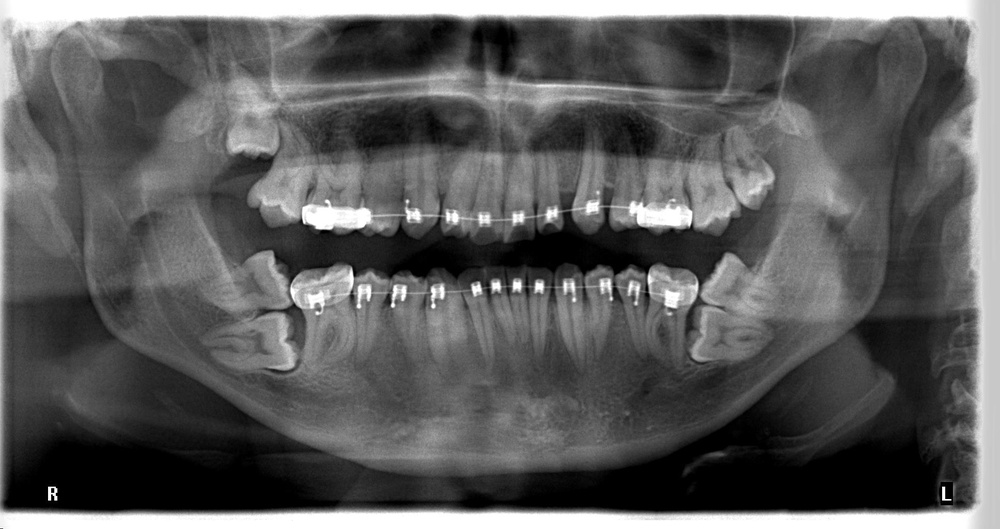
#> input picture db/input/panoramic_X-Ray/0000000111_MANUEL RODRIGUEZ_Panorama_20130419145323.jpg, 1000 x 529 px, shrunk from 1935 x 1024 before the run
$ python get_segmentation_images.py --image 'db/input/panoramic_X-Ray/0000000111_MANUEL RODRIGUEZ_Panorama_20130419145323.jpg'
#> lines starting #> are read from the running program, lines starting #| are printed output that depends on the picture; after the words box and inside, x2 and y2 are one past the last pixel; in counts of white or black regions, pixels touching at a corner belong together
### image_processing/superpixels_cropping.py
import cv2
import glob
import numpy as np
from PIL import Image
import matplotlib.pyplot as plt
from skimage.segmentation import slic
from skimage.segmentation import mark_boundaries
from skimage.util import img_as_float

def cropping(image_path, save_path, n_segments = 6, sigma = 200, start_label = 0, spacing = None):
#> called with n_segments = 9, sigma = 200, start_label = 0
    image = cv2.imread(image_path)
#> image is the input picture: shape (529, 1000, 3); min 0, max 255, mean 92.3
    segments = slic(img_as_float(image), n_segments=n_segments, sigma=sigma, start_label=start_label, spacing=spacing)
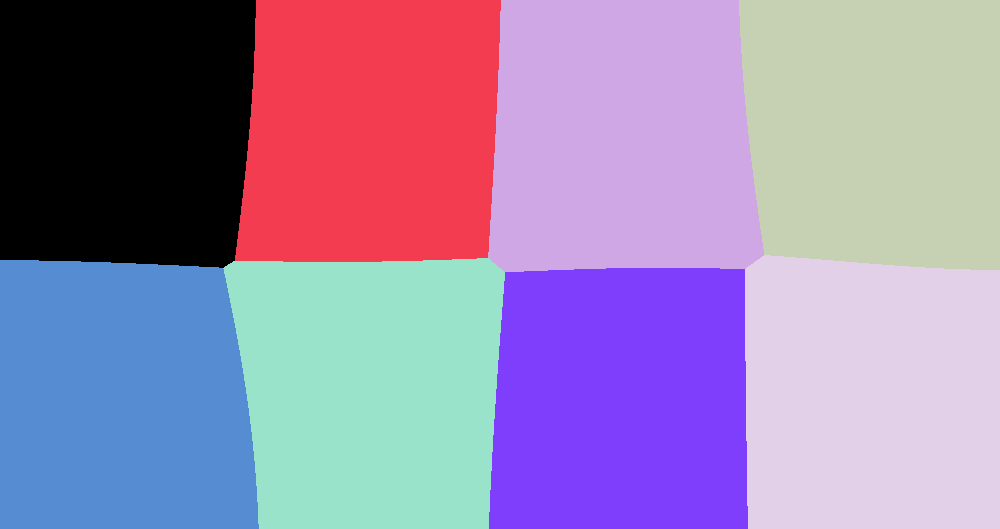
#> segments: shape (529, 1000) int64; 8 distinct labels, from 0 to 7; one colour per label, 0 black

    fig = plt.figure("Superpixels")
    ax = fig.add_subplot(1, 1, 1)
    ax.imshow(mark_boundaries(img_as_float(cv2.cvtColor(image, cv2.COLOR_BGR2RGB)), segments, color=(0,1,0)))

    plt.show()
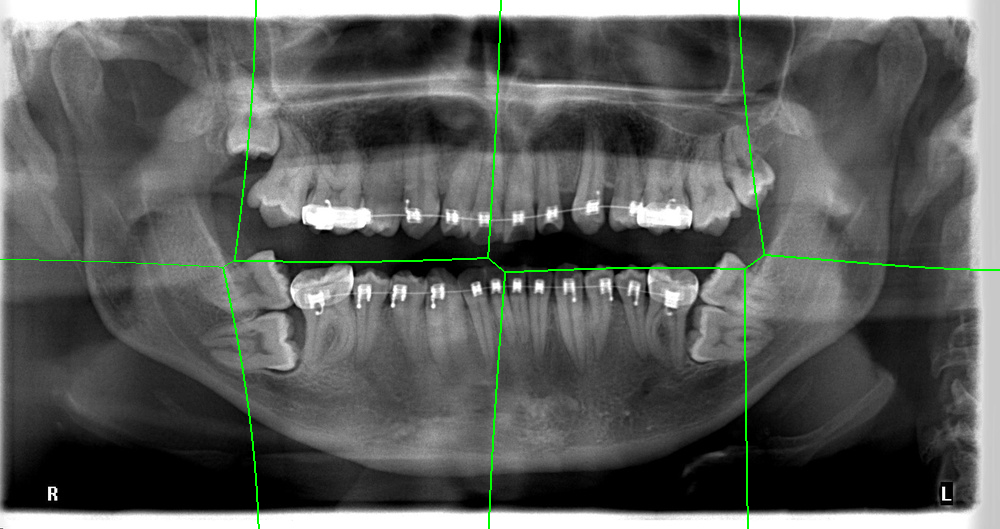
#> shown: shape (529, 1000, 3) float64; mean R, G, B 0.359, 0.368, 0.359

    for (i, segmentation_value) in enumerate(np.unique(segments)):
        print("--> Inspecting segment {}".format(i+1))
        mask = np.zeros(image.shape[:2], dtype="uint8")
        mask[segments == segmentation_value] = 255
        result = cv2.bitwise_and(image, image, mask=mask)

        cv2.imshow('Segmentation', result)
        cv2.imwrite('{}segmentation_mask_{}.png'.format(save_path,i+1), result)
        cv2.waitKey()
#> this loop made 8 passes
#| --> Inspecting segment 1
#| --> Inspecting segment 2
#| --> Inspecting segment 3
#| --> Inspecting segment 4
#| --> Inspecting segment 5
#| --> Inspecting segment 6
#| --> Inspecting segment 7
#| --> Inspecting segment 8
#> pass 1, in cropping, `result = cv2.bitwise_and(image, image, mask=mask)`:
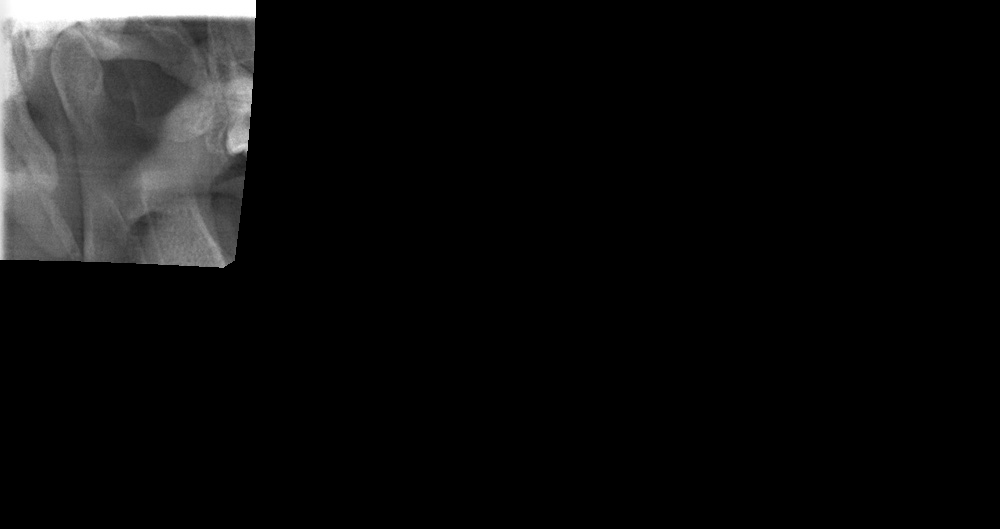
#> result: shape (529, 1000, 3); min 0, max 255, mean 14.1
#> pass 2, in cropping, `result = cv2.bitwise_and(image, image, mask=mask)`:
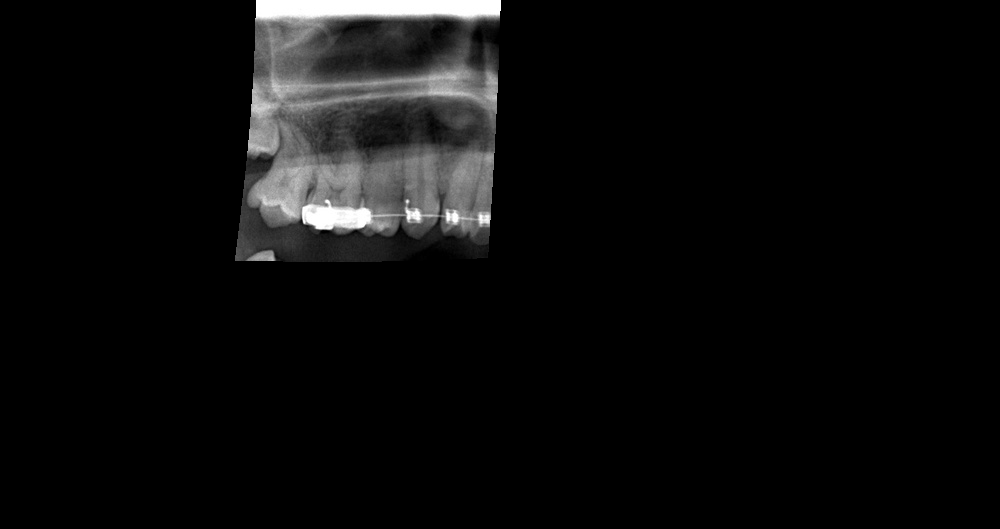
#> result: shape (529, 1000, 3); min 0, max 255, mean 12.1
#> pass 3, in cropping, `result = cv2.bitwise_and(image, image, mask=mask)`:
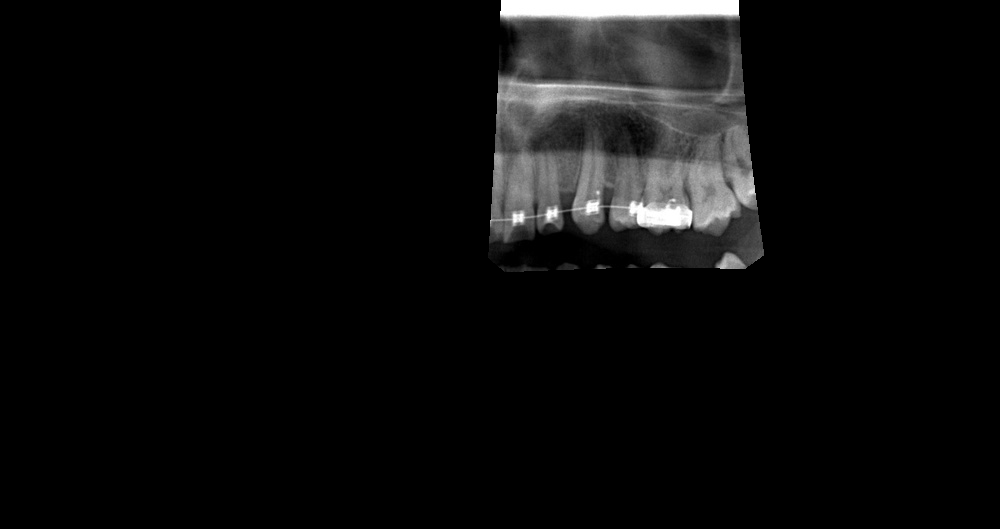
#> result: shape (529, 1000, 3); min 0, max 255, mean 12
#> after the loop:
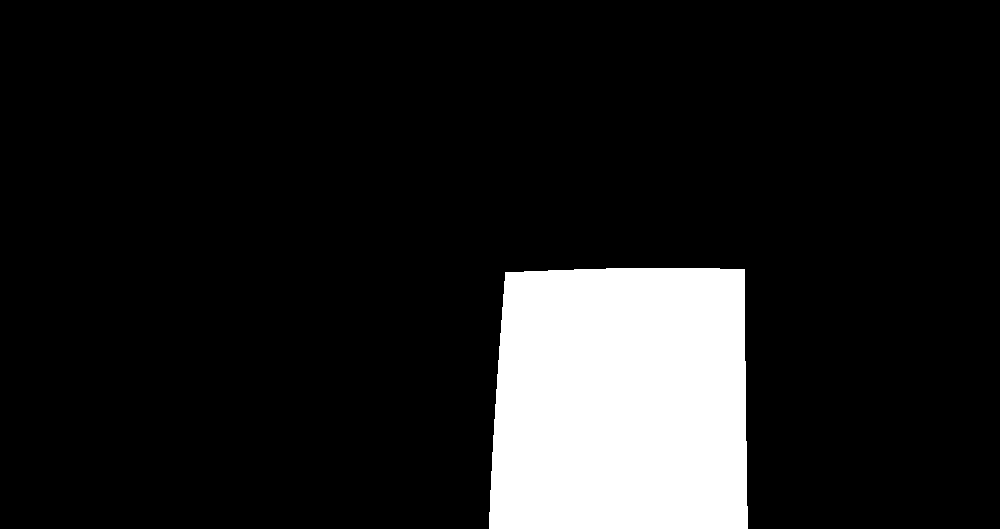
#> mask: shape (529, 1000); 12.3% white; 1 white region, box (x1, y1, x2, y2) and area: (489, 268, 748, 529) 64939

    return


# [50 lines left out: functions remove_mask, stack_plot_cropped_img_in_full_img, plot_cropped_img_in_full_img, not called in this run]

### get_segmentation_images.py
import argparse
from image_processing import superpixels_cropping

ap = argparse.ArgumentParser()
ap.add_argument('-i', '--image', required=True, help='Path to the image')
args = vars(ap.parse_args())

superpixels_cropping.cropping(args['image'], 'db/output/segmentation_cropped/img_with_mask/', n_segments=9, sigma=200)

$ run again, on db/input/panoramic_X-Ray/0000007649_DOLORES DELROCIO ROCHA_Panorama_20150629121209.jpg
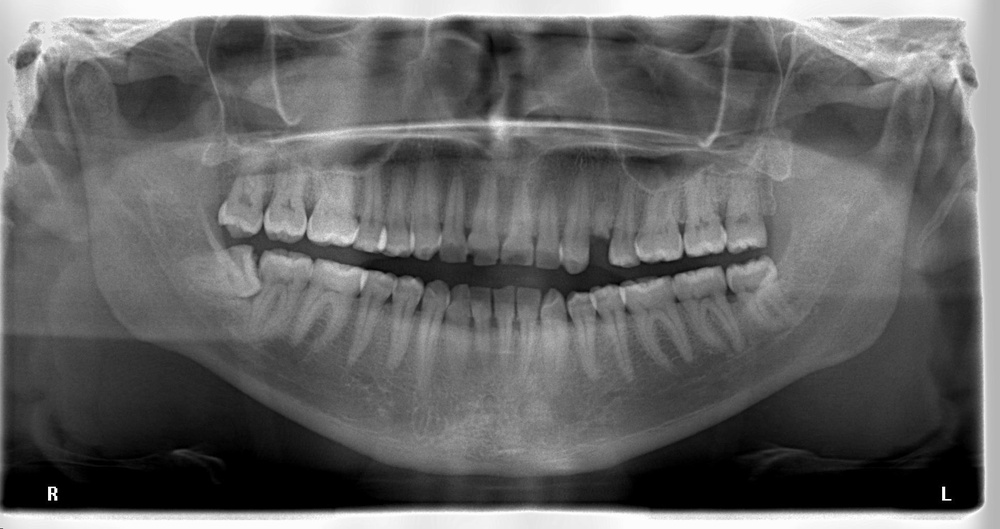
#> input picture db/input/panoramic_X-Ray/0000007649_DOLORES DELROCIO ROCHA_Panorama_20150629121209.jpg, 1000 x 529 px, shrunk from 1935 x 1024 before the run
#> in cropping, image is the input picture: shape (529, 1000, 3); min 0, max 255, mean 101.3
#> in cropping, `segments = slic(img_as_float(image), n_segments=n_segments, sigma=sigm..`:
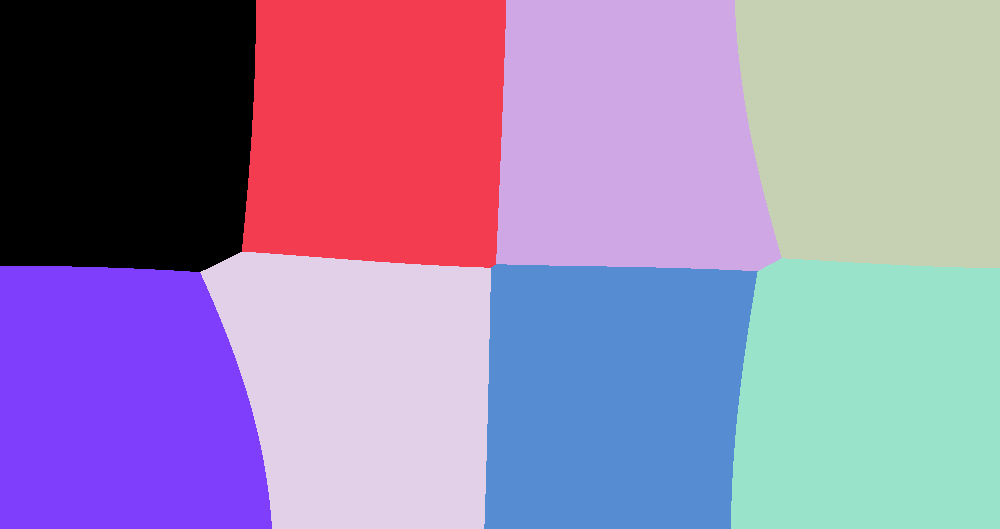
#> segments: shape (529, 1000) int64; 8 distinct labels, from 0 to 7; one colour per label, 0 black
#> the loop in cropping, `for (i, segmentation_value) in enumerate(np.unique(segments)):` made 8 passes
#| --> Inspecting segment 1
#| --> Inspecting segment 2
#| --> Inspecting segment 3
#| --> Inspecting segment 4
#| --> Inspecting segment 5
#> (further printed lines are left out)
#> after the loop in cropping, `for (i, segmentation_value) in enumerate(np.unique(segments)):`:
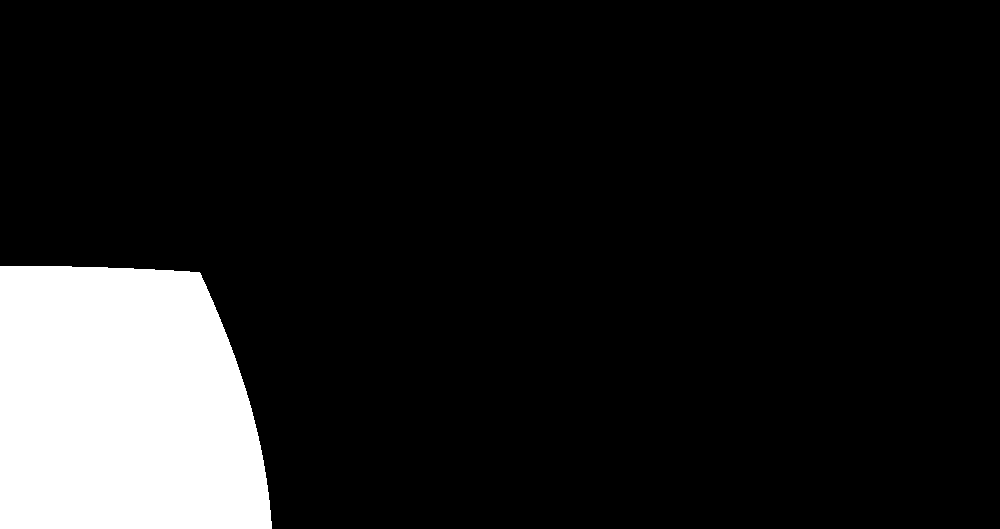
#> mask: shape (529, 1000); 12% white; 1 white region, box (x1, y1, x2, y2) and area: (0, 266, 272, 529) 63730

$ run again, on db/input/panoramic_X-Ray/0000007900_RUBEN DAVALOS_Panorama_20150811115113.jpg
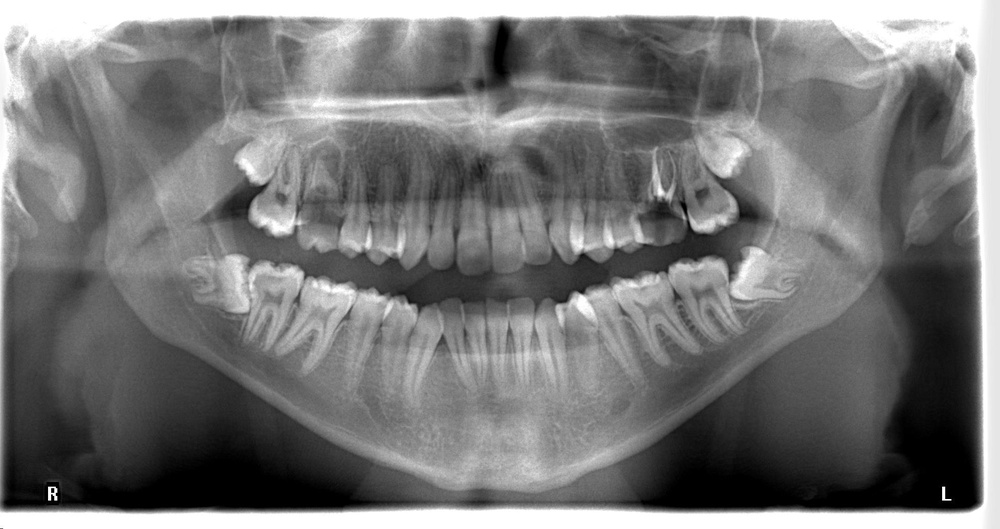
#> input picture db/input/panoramic_X-Ray/0000007900_RUBEN DAVALOS_Panorama_20150811115113.jpg, 1000 x 529 px, shrunk from 1935 x 1024 before the run
#> in cropping, image is the input picture: shape (529, 1000, 3); min 0, max 255, mean 118.8
#> in cropping, `segments = slic(img_as_float(image), n_segments=n_segments, sigma=sigm..`:
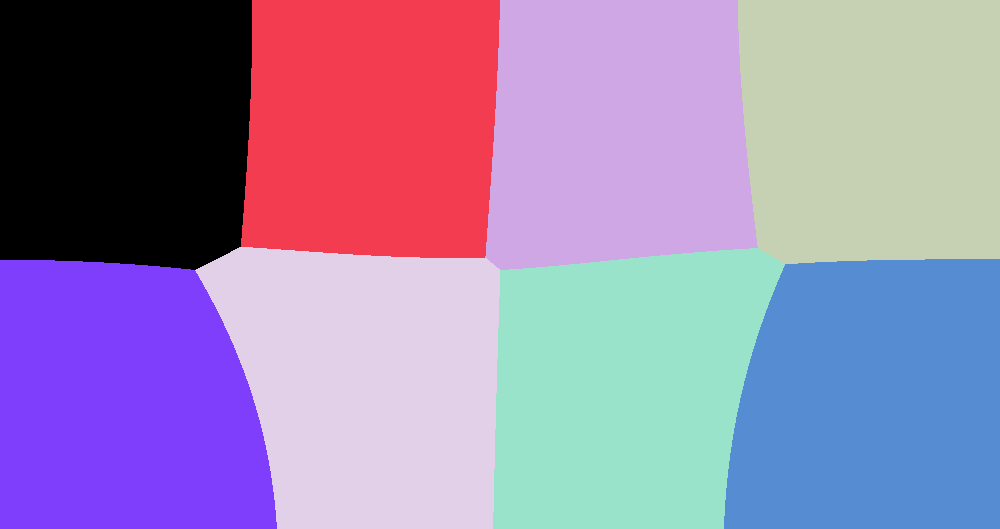
#> segments: shape (529, 1000) int64; 8 distinct labels, from 0 to 7; one colour per label, 0 black
#> the loop in cropping, `for (i, segmentation_value) in enumerate(np.unique(segments)):` made 8 passes
#| --> Inspecting segment 1
#| --> Inspecting segment 2
#| --> Inspecting segment 3
#| --> Inspecting segment 4
#| --> Inspecting segment 5
#> (further printed lines are left out)
#> after the loop in cropping, `for (i, segmentation_value) in enumerate(np.unique(segments)):`:
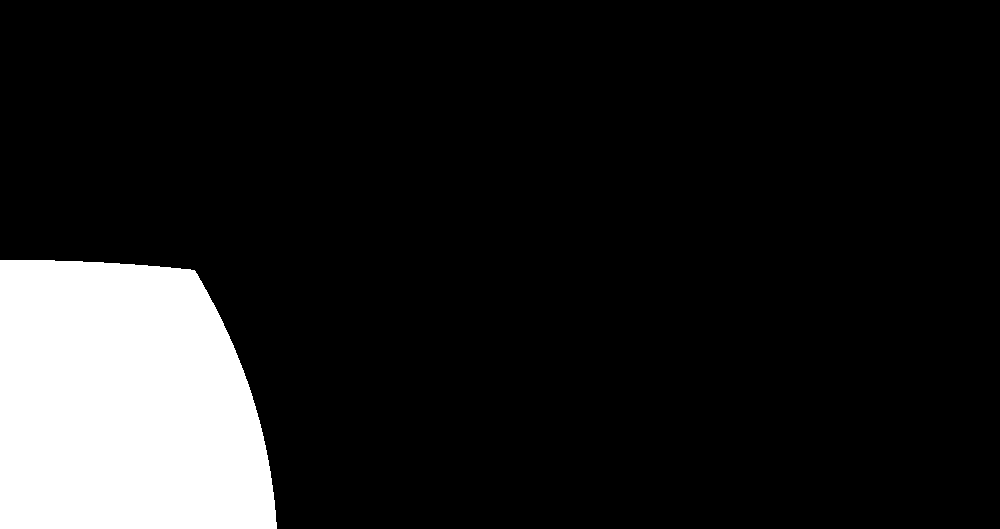
#> mask: shape (529, 1000); 12.4% white; 1 white region, box (x1, y1, x2, y2) and area: (0, 260, 277, 529) 65472

$ run again, on db/input/panoramic_X-Ray/0000008038_JOSE DEJESUS ANGUIANO_Panorama_20150821155054.jpg
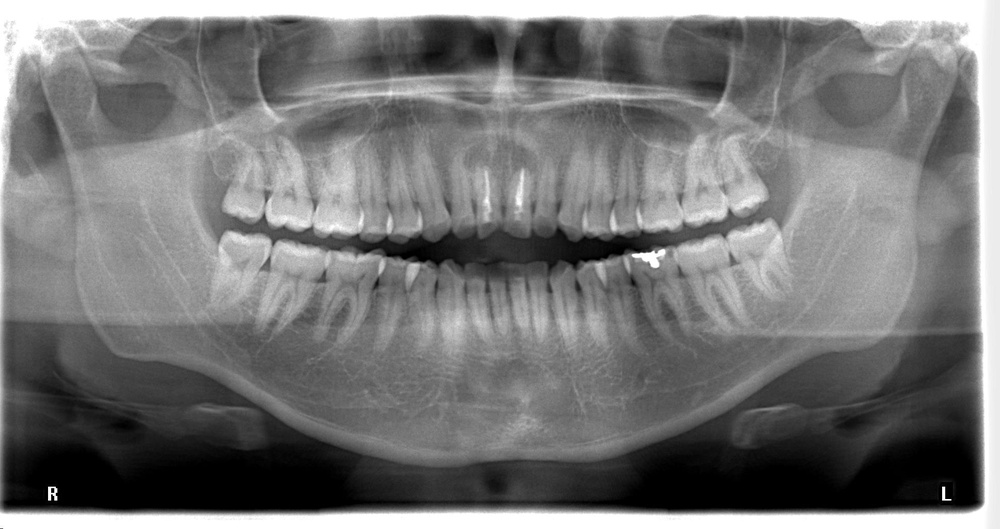
#> input picture db/input/panoramic_X-Ray/0000008038_JOSE DEJESUS ANGUIANO_Panorama_20150821155054.jpg, 1000 x 529 px, shrunk from 1935 x 1024 before the run
#> in cropping, image is the input picture: shape (529, 1000, 3); min 0, max 255, mean 118.7
#> in cropping, `segments = slic(img_as_float(image), n_segments=n_segments, sigma=sigm..`:
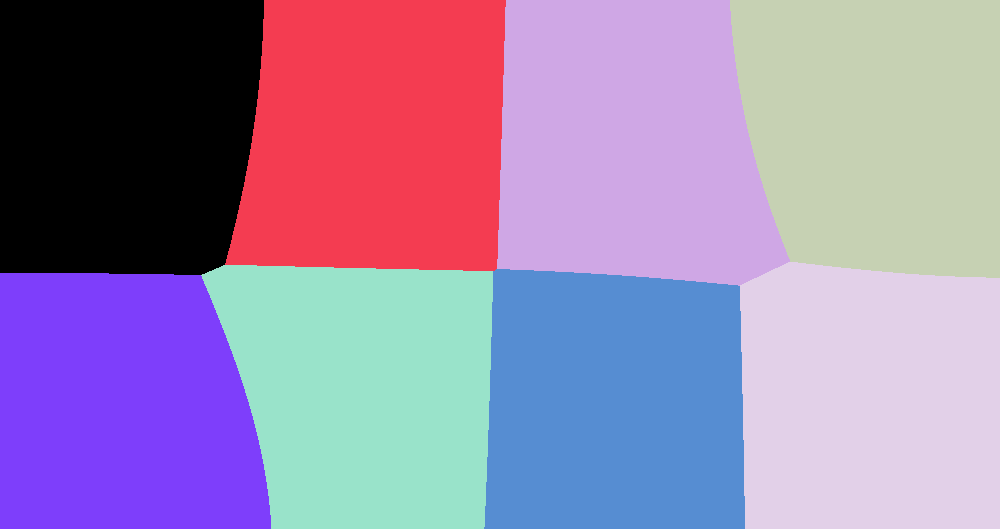
#> segments: shape (529, 1000) int64; 8 distinct labels, from 0 to 7; one colour per label, 0 black
#> the loop in cropping, `for (i, segmentation_value) in enumerate(np.unique(segments)):` made 8 passes
#| --> Inspecting segment 1
#| --> Inspecting segment 2
#| --> Inspecting segment 3
#| --> Inspecting segment 4
#| --> Inspecting segment 5
#> (further printed lines are left out)
#> after the loop in cropping, `for (i, segmentation_value) in enumerate(np.unique(segments)):`:
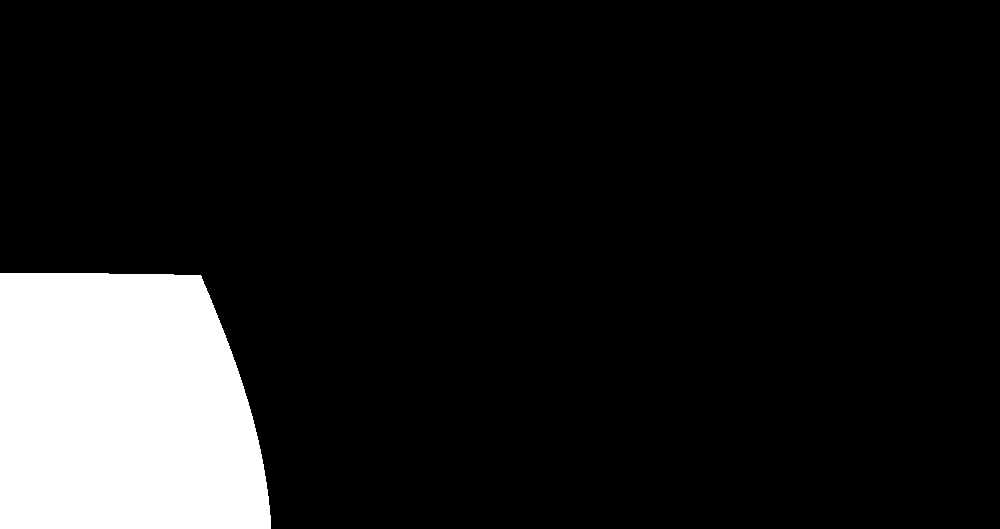
#> mask: shape (529, 1000); 11.8% white; 1 white region, box (x1, y1, x2, y2) and area: (0, 273, 271, 529) 62318
